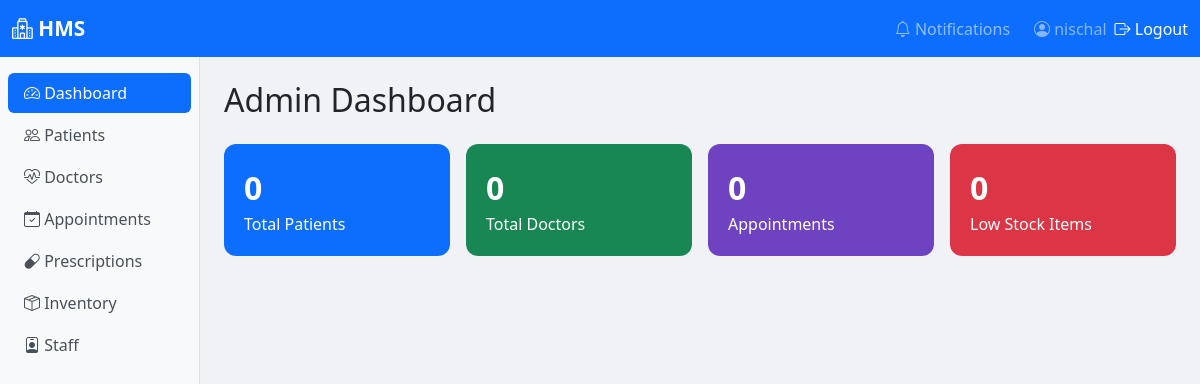
Page /dashboard/admin/ (signed in) on the earlier database version.
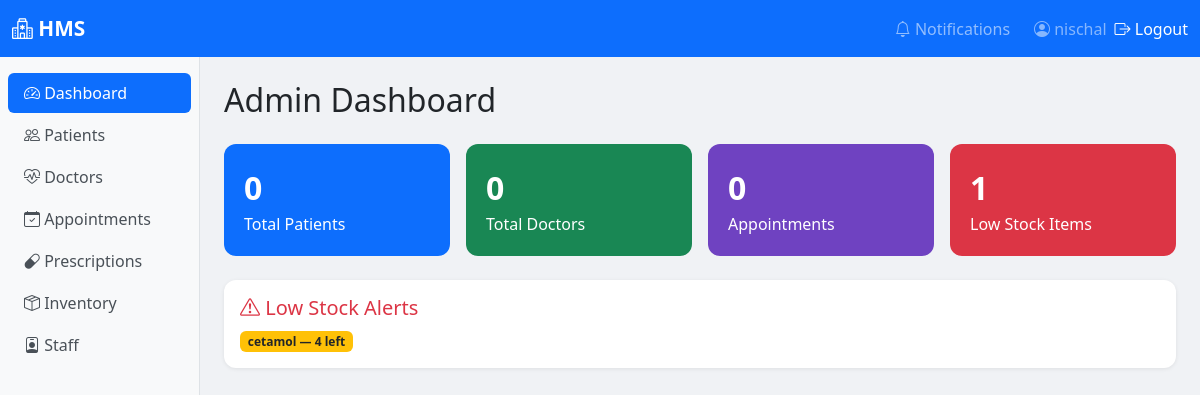
Same page on the later database version.
### inventory/models.py (models this page shows, shortened)
class InventoryItem(models.Model):
    CATEGORY_CHOICES = [
        ('medicine',   'Medicine'),
        ('equipment',  'Equipment'),
        ('consumable', 'Consumable'),  # gloves, syringes, bandages
        ('other',      'Other'),
    ]
    UNIT_CHOICES = [
        ('tablet',  'Tablet'),
        ('bottle',  'Bottle'),
        ('box',     'Box'),
        ('piece',   'Piece'),
        ('ml',      'ML'),
        ('kg',      'KG'),
    ]
    name          = models.CharField(max_length=100)
    category      = models.CharField(max_length=20, choices=CATEGORY_CHOICES)
    unit          = models.CharField(max_length=20, choices=UNIT_CHOICES)
    quantity      = models.PositiveIntegerField(default=0)
    reorder_level = models.PositiveIntegerField(default=10)  # alert when below this
    expiry_date   = models.DateField()
    price_per_unit = models.DecimalField(max_digits=10, decimal_places=2)
    supplier      = models.ForeignKey(Supplier, on_delete=models.SET_NULL, null=True, blank=True)
    last_updated  = models.DateTimeField(auto_now=True)
    def is_low_stock(self):
        return self.quantity <= self.reorder_level
    class Meta:
        ordering = ['name']

### patients/views.py (the view)
# urls.py: path('dashboard/admin/',   patient_views.admin_dashboard,    name='admin_dashboard'),
@login_required
def admin_dashboard(request):
    from appointments.models import Appointment
    from doctors.models import Doctor
    from inventory.models import InventoryItem
    if not request.user.is_superuser and not request.user.groups.filter(name='Staff').exists():
        return redirect('dashboard')
    total_patients     = Patient.objects.count()           # ← was Patient.object (missing s)
    total_doctors      = Doctor.objects.count()
    total_appointments = Appointment.objects.count()
    low_stock          = [i for i in InventoryItem.objects.all() if i.is_low_stock()]
    return render(request, 'dashboard/admin.html', {
        'total_patients':     total_patients,
        'total_doctors':      total_doctors,
        'total_appointments': total_appointments,
        'low_stock':          low_stock,
    })

### templates/dashboard/admin.html (shortened to what this page needs)
<!DOCTYPE html>
<html lang="en">
<head>
</head>
<body>
   {% extends 'base.html' %}
{% block nav_dashboard %}active{% endblock %}
{% block content %}
<h2 class="mb-4">Admin Dashboard</h2>
<div class="row g-3 mb-4">
    <div class="col-md-3">
        <div class="stat-card" style="background:#0d6efd;">
            <div class="fs-2 fw-bold">{{ total_patients }}</div>
            <div>Total Patients</div>
        </div>
    </div>
    <div class="col-md-3">
        <div class="stat-card" style="background:#198754;">
            <div class="fs-2 fw-bold">{{ total_doctors }}</div>
            <div>Total Doctors</div>
        </div>
    </div>
    <div class="col-md-3">
        <div class="stat-card" style="background:#6f42c1;">
            <div class="fs-2 fw-bold">{{ total_appointments }}</div>
            <div>Appointments</div>
        </div>
    </div>
    <div class="col-md-3">
        <div class="stat-card" style="background:#dc3545;">
            <div class="fs-2 fw-bold">{{ low_stock|length }}</div>
            <div>Low Stock Items</div>
        </div>
    </div>
</div>
{% if low_stock %}
<div class="card mb-4">
    <div class="card-body">
        <h5 class="card-title text-danger"><i class="bi bi-exclamation-triangle"></i> Low Stock Alerts</h5>
        {% for item in low_stock %}
            <span class="badge bg-warning text-dark me-2">{{ item.name }} — {{ item.quantity }} left</span>
        {% endfor %}
    </div>
</div>
{% endif %}
{% endblock %}

Differences in the rows shown:
added InventoryItem: name "cetamol", quantity "4"
Other differences:
{{ low_stock|length }}: "0" → "1"
text now shown: "Low Stock Alerts"
